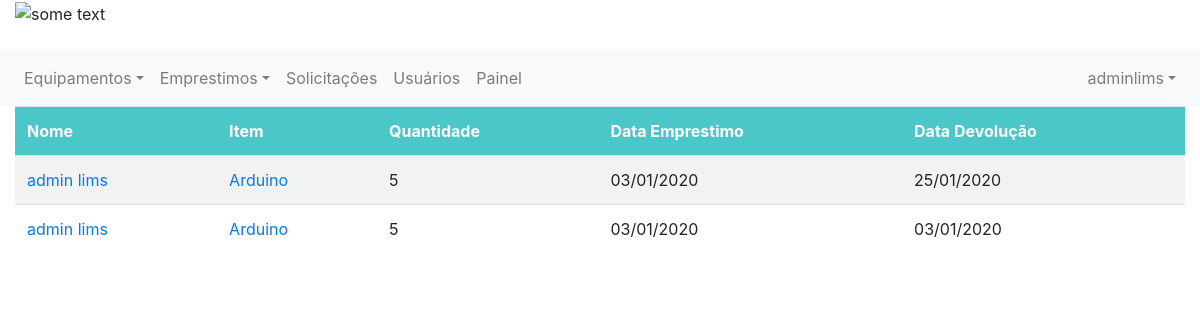
Screenshot of /emprestimos/finalizados/ (signed in) with the database file from the repository.
### emprestimo/models.py (models this page shows)
class Emprestimo(models.Model):
    equipamento = models.ForeignKey(Item, on_delete=models.CASCADE, related_name='item_emprestimo')
    solicitante = models.ForeignKey(Usuario, on_delete=models.CASCADE, related_name='usuario_emprestimo')
    tipo = models.ForeignKey(TipoEstadoEmprestimo, on_delete=models.CASCADE, related_name='tipo_emprestimo')
    estado = models.BooleanField(default=0)
    descricao = models.CharField(max_length=255)
    quantidade = models.IntegerField()
    data_emprestimo = models.DateField(null=False)
    data_devolucao = models.DateField(null=True)
    mensagem_rejeitado = models.CharField(max_length=255, null=True)
    mensagem_devolucao = models.CharField(max_length=255, null=True)

### controle/models.py (models this page shows, shortened)
class Usuario(models.Model):
    user = models.OneToOneField(User, related_name='profile', on_delete=models.CASCADE, null=True)
    telefone = models.IntegerField()
    tipo = models.ForeignKey(TipoUsuario, on_delete=models.CASCADE)

class Item(models.Model):
    nome = models.CharField(max_length=100)
    quantidade = models.IntegerField()
    quantidade_emprestada = models.IntegerField(default=0)
    quantidade_descartada = models.IntegerField(default=0)
    codigo_tombamento = models.CharField(max_length=100, null=True, default=None)
    tipo = models.ForeignKey(TipoEquipamento, on_delete=models.CASCADE)
    imagem = models.FileField(upload_to='documents/%Y/%m/%d', default='documents/1111/sem_foto.jpg')
    excluido = models.BooleanField(default=False)
    em_operacao = models.BooleanField(default=1, null=True)

### emprestimo/views.py (the view)
# urls.py: path('emprestimos/finalizados/', views.exibir_emprestimos_finalizados, name="emprestimos_finalizados"),
@login_required
def exibir_emprestimos_finalizados(request):
    emprestimos_finalizados = Emprestimo.objects.filter(tipo=4).order_by('-data_devolucao')
    paginator = Paginator(emprestimos_finalizados, 8)
    page = request.GET.get('page')
    emprestimos_finalizados = paginator.get_page(page)
    return render(request, 'pag_emp_finalizados.html',
                  {'emprestimos': emprestimos_finalizados, 'user_logado': get_usuario_logado(request)})

### emprestimo/views.py (called while the page is built)
def get_usuario_logado(request):
    return request.user

### emprestimo/templates/pag_emp_finalizados.html (shortened to what this page needs)
{% extends 'base.html' %}
{% block 'content' %}
{% if emprestimos %}
<table class="table table-hover">
    <tr>
        <th>Nome</th>
        <th>Item</th>
        <th>Quantidade</th>
        <th>Data Emprestimo</th>
        <th>Data Devolução</th>
    </tr>
    {% for emprestimo in emprestimos %}
    <tr>
        <td><a href="{% url 'exibe_um_usuario' emprestimo.solicitante.id %}">
            {{emprestimo.solicitante.user.first_name }} {{emprestimo.solicitante.user.last_name}}
        </a></td>
        <td><a href="{% url 'equipamento' emprestimo.equipamento.id %}">{{emprestimo.equipamento.nome}}</a></td>
        <td>{{emprestimo.quantidade}}</td>
        <td>{{emprestimo.data_emprestimo| date:"d/m/Y"}}</td>
        <td>{{emprestimo.data_devolucao| date:"d/m/Y"}}</td>
    </tr>
    {%endfor%}
</table>
{% else %}
<p style="font-size: 30px; font-weight: bold; text-align:center">Nenhum emprestimo encontrado <br> :) </p>
{% endif %}
<br>
{% endblock %}

### controle/templates/base.html (shortened to what this page needs)
{% load staticfiles %}
<!DOCTYPE html>
<html lang="pt">
<head>
    <link rel="stylesheet" href="https://stackpath.bootstrapcdn.com/bootstrap/4.3.1/css/bootstrap.min.css"
>
</head>
<body>
<header class="page-header">
    <div class="">
        <div class="container-fluid">
            <div class="row">
                <div class="col-12">
                    <img src="http://lims.ifpi.edu.br/images/logo.png" alt="some text" width=200 height=80>
                </div>
            </div>
        </div>
        <br>
        <div class="row">
            <div class="col-12">
                <nav class="navbar navbar-expand-sm navbar-light bg-light">
                    <div class="collapse navbar-collapse" id="navbarCollapse">
                        <div class="navbar-nav">
                            <div class="nav-item dropdown">
                                <a href="#" class="nav-link dropdown-toggle" data-toggle="dropdown">Equipamentos</a>
                            </div>
                            <div class="nav-item dropdown">
                                <a href="#" class="nav-link dropdown-toggle" data-toggle="dropdown">Emprestimos</a>
                            </div>
                            {% if user_logado.is_superuser %}
                            <a class="nav-item nav-link" href="{% url 'exibir_solicitacoes' %}">Solicitações </a>
                            <a class="nav-item nav-link" href="{% url 'exibir_usuarios' %}">Usuários </a>
                            <a class="nav-item nav-link" href="{% url 'painel_admin' %}">Painel </a>
                            {% endif %}
                        </div>
                        <div class="navbar-nav dropdown ml-auto">
                            <a href="#" class="nav-link dropdown-toggle" data-toggle="dropdown">
                                {{ user_logado.username }}</a>
                        </div>
                    </div>
                </nav>
            </div>
        </div>
    </div>
</header>
<div class="container-fluid">
    <div class="">
        <div class="" style=" ">
            {% block 'content' %}
            {% endblock %}
        </div>
    </div>
</div>
</body>
</html>

### emprestimo/templates/pag_emp_finalizados.html (style rules this page uses)
table { border-collapse: collapse; width: 100%; }
th, td { text-align: left; padding: 8px; }
tr:nth-child(even) { background-color: #f2f2f2 }
th { background-color: #4bc7c9; color: white; }

### rows the page displays
Emprestimo: solicitante.user.first_name "admin", solicitante.user.last_name "lims", equipamento.nome "Arduino", quantidade "5", data_emprestimo "03/01/2020", data_devolucao "25/01/2020"
Emprestimo: solicitante.user.first_name "admin", solicitante.user.last_name "lims", equipamento.nome "Arduino", quantidade "5", data_emprestimo "03/01/2020", data_devolucao "03/01/2020"

### other values shown
{{ user_logado.username }} "adminlims"
